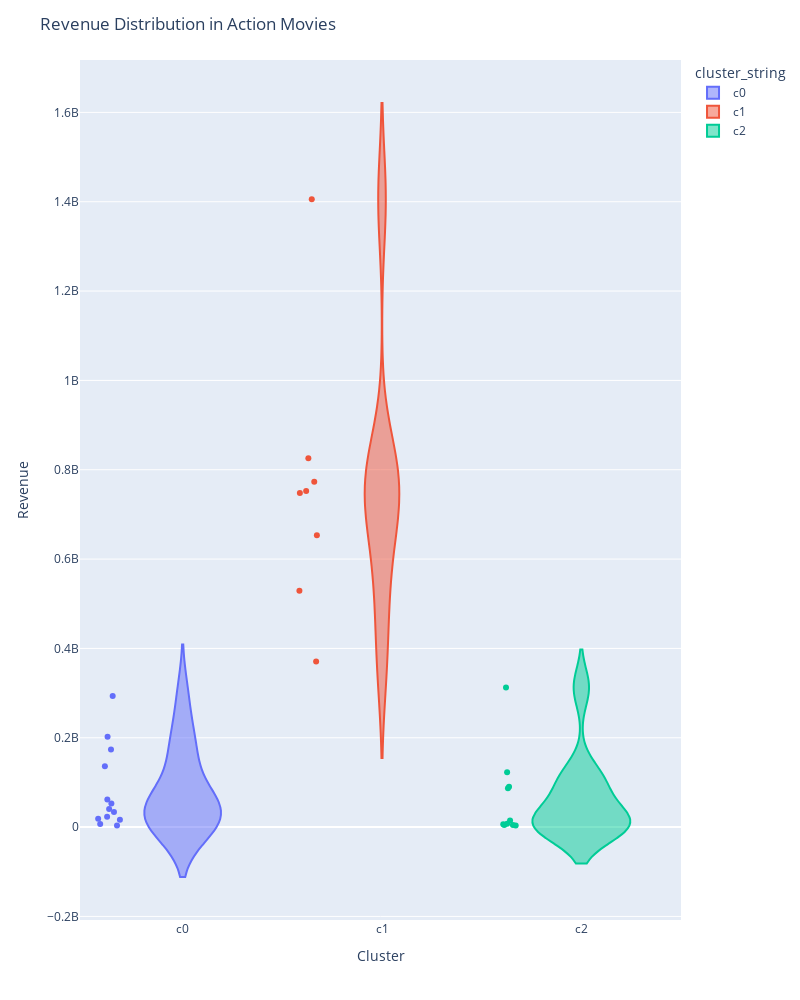

The cell this chart's notebook holds for it:
### Code cell
drama_df = smaller_df[(smaller_df.genres == 'Action') & (smaller_df.cluster_label.isin([0, 1, 2, 5]))]
drama_df = drama_df.sort_values('cluster_label')

fig = px.violin(drama_df, y='revenue', x='cluster_string', color='cluster_string', points='all', hover_data=drama_df)

fig.update_layout(
    title='Revenue Distribution in Action Movies',
    yaxis_title='Revenue',
    xaxis_title='Cluster',
    height=1000,
    width=800
)

iplot(fig)

### Figure 1 — Plotly figure (JSON) as saved in the notebook; plotly's stock layout.template omitted (floating-point values rounded to 4 significant figures)
{"data": [{"alignmentgroup": "True", "box": {"visible": false}, "customdata": [["52000000", 9.8, 6.2, 684, 0, "From Paris with Love", "Action"], ["29000000", 9.1, 6.5, 102, 0, "Shaolin", "Action"], ["17000000", 8.8, 5.8, 226, 0, "The Double", "Action"], ["40000000", 8.8, 6.7, 3512, 0, "In Time", "Action"], ["26400000", 9.4, 6.5, 46, 0, "Enthiran", "Action"], ["28000000", 9, 5.6, 537, 0, "30 Minutes or Less", "Action"], ["14734000", 9.8, 6.4, 42, 0, "The Princess of Montpensier", "Action"], ["25000000", 9, 7.7, 1297, 0, "Warrior", "Action"], ["27000000", 9.5, 6.2, 195, 0, "Tomorrow, When the War Began", "Action"], ["110000000", 9.4, 6.2, 2125, 0, "Salt", "Action"], ["32000000", 9.9, 6.2, 627, 0, "Repo Men", "Action"], ["40000000", 9.9, 5.6, 878, 0, "The Bounty Hunter", "Action"], ["70000000", 9, 5.5, 1462, 0, "Battle: Los Angeles", "Action"]], "hovertemplate": "cluster_string=%{x}<br>revenue=%{y}<br>budget=%{customdata[0]}<br>Unemployment_Rate=%{customdata[1]}<br>vote_average=%{customdata[2]}<br>vote_count=%{customdata[3]}<br>cluster_label=%{customdata[4]}<br>title=%{customdata[5]}<br>genres=%{customdata[6]}<extra></extra>", "legendgroup": "c0", "marker": {"color": "#636efa"}, "name": "c0", "offsetgroup": "c0", "orientation": "v", "points": "all", "scalegroup": "True", "showlegend": true, "type": "violin", "x": ["c0", "c0", "c0", "c0", "c0", "c0", "c0", "c0", "c0", "c0", "c0", "c0", "c0"], "x0": " ", "xaxis": "x", "y": [52826594, 33662874, 3696232, 173930596, 62000000, 40547440, 6775121, 23057115, 16504936, 293329073, 18409891, 136000000, 202466756], "y0": " ", "yaxis": "y"}, {"alignmentgroup": "True", "box": {"visible": false}, "customdata": [["140000000", 9, 6.6, 7174, 1, "Captain America: The First Avenger", "Action"], ["160000000", 6.3, 6.1, 3232, 1, "Godzilla", "Action"], ["160000000", 9.4, 8.1, 14075, 1, "Inception", "Action"], ["160000000", 5.1, 6.6, 4117, 1, "The Hunger Games: Mockingjay - Part 2", "Action"], ["215000000", 8.2, 6.5, 6734, 1, "The Amazing Spider-Man", "Action"], ["280000000", 5.4, 7.3, 6908, 1, "Avengers: Age of Ultron", "Action"], ["170000000", 6.2, 7.9, 10014, 1, "Guardians of the Galaxy", "Action"], ["250000000", 6.3, 7.5, 6155, 1, "X-Men: Days of Future Past", "Action"]], "hovertemplate": "cluster_string=%{x}<br>revenue=%{y}<br>budget=%{customdata[0]}<br>Unemployment_Rate=%{customdata[1]}<br>vote_average=%{customdata[2]}<br>vote_count=%{customdata[3]}<br>cluster_label=%{customdata[4]}<br>title=%{customdata[5]}<br>genres=%{customdata[6]}<extra></extra>", "legendgroup": "c1", "marker": {"color": "#EF553B"}, "name": "c1", "offsetgroup": "c1", "orientation": "v", "points": "all", "scalegroup": "True", "showlegend": true, "type": "violin", "x": ["c1", "c1", "c1", "c1", "c1", "c1", "c1", "c1"], "x0": " ", "xaxis": "x", "y": [370569774, 529076069, 825532764, 653428261, 752215857, 1405403694, 773328629, 747862775], "y0": " ", "yaxis": "y"}, {"alignmentgroup": "True", "box": {"visible": false}, "customdata": [["6500000", 6.9, 5.7, 59, 2, "Ragnarok", "Action"], ["100000000", 8.1, 6.1, 2940, 2, "The Expendables 2", "Action"], ["9000000", 7.2, 6.6, 679, 2, "All Is Lost", "Action"], ["50000000", 7.2, 6.7, 1688, 2, "Escape Plan", "Action"], ["12000000", 7.2, 5.3, 642, 2, "Machete Kills", "Action"], ["60000000", 7.2, 6.2, 1649, 2, "The Mortal Instruments: City of Bones", "Action"], ["20000000", 8.1, 5.6, 223, 2, "Fire with Fire", "Action"], ["11000000", 8.2, 5.9, 24, 2, "White Tiger", "Action"], ["39200000", 7.2, 6.7, 2910, 2, "Snowpiercer", "Action"], ["6000000", 8.2, 4.6, 10, 2, "The Spy", "Action"]], "hovertemplate": "cluster_string=%{x}<br>revenue=%{y}<br>budget=%{customdata[0]}<br>Unemployment_Rate=%{customdata[1]}<br>vote_average=%{customdata[2]}<br>vote_count=%{customdata[3]}<br>cluster_label=%{customdata[4]}<br>title=%{customdata[5]}<br>genres=%{customdata[6]}<extra></extra>", "legendgroup": "c2", "marker": {"color": "#00cc96"}, "name": "c2", "offsetgroup": "c2", "orientation": "v", "points": "all", "scalegroup": "True", "showlegend": true, "type": "violin", "x": ["c2", "c2", "c2", "c2", "c2", "c2", "c2", "c2", "c2", "c2"], "x0": " ", "xaxis": "x", "y": [3721345, 312573423, 6108720, 122915111, 15008161, 90565421, 4636169, 7200000, 86758912, 4588176], "y0": " ", "yaxis": "y"}], "layout": {"height": 1000, "legend": {"title": {"text": "cluster_string"}, "tracegroupgap": 0}, "margin": {"t": 60}, "title": {"text": "Revenue Distribution in Action Movies"}, "violinmode": "overlay", "width": 800, "xaxis": {"anchor": "y", "categoryarray": ["c0", "c1", "c2"], "categoryorder": "array", "domain": [0, 1], "title": {"text": "Cluster"}}, "yaxis": {"anchor": "x", "domain": [0, 1], "title": {"text": "Revenue"}}}}
